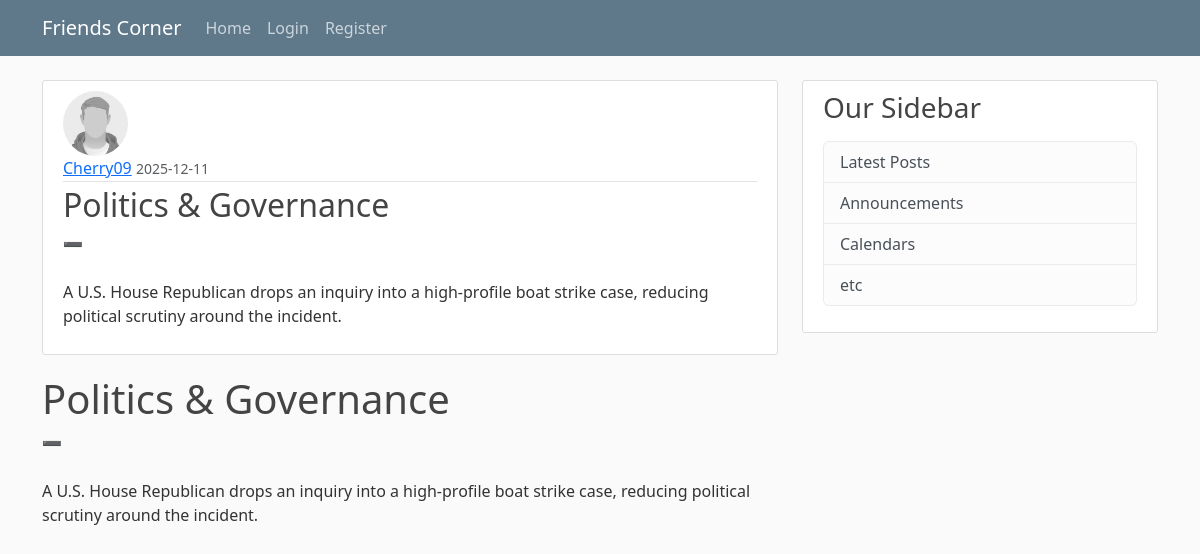
Screenshot of /post/23 with the database file from the repository.
### firstblog/models.py (models this page shows, shortened)
class User(db.Model, UserMixin):
    id = db.Column(db.Integer, primary_key=True)
    username = db.Column(db.String(20), unique=True, nullable=False)
    email = db.Column(db.String(120), unique=True, nullable=False)
    image_file = db.Column(db.String(20), nullable=False, default='default.jpg')
    password = db.Column(db.String(60), nullable=False)
    posts = db.relationship('Post', backref='author', lazy=True)

class Post(db.Model):
    id = db.Column(db.Integer, primary_key=True)
    title = db.Column(db.String(20), nullable=False)
    date_posted = db.Column(db.DateTime, nullable=False, default=datetime.utcnow)
    content = db.Column(db.Text(),nullable=False)
    user_id = db.Column(db.Integer, db.ForeignKey('user.id'),nullable=False)

### firstblog/posts/routes.py (the view)
@posts.route("/post/<int:post_id>")
def post(post_id):
    post = Post.query.get_or_404(post_id)
    return render_template('post.html', title=post.title, post=post)

### firstblog/templates/post.html (shortened to what this page needs)
{% extends "layout.html" %}
{% block content %}
  <article class="media content-section">
    <img class="rounded-circle article-img" src="{{ url_for('static', filename='profile_pics/' + post.author.image_file) }}">
    <div class="media-body">
      <div class="article-metadata">
        <a class="mr-2" href="{{ url_for('users.user_posts', username=post.author.username) }}">{{ post.author.username }}</a>
        <small class="text-muted">{{ post.date_posted.strftime('%Y-%m-%d') }}</small>
      </div>
      <h2 class="article-title">{{ post.title }}</h2>
      <p class="article-content">{{ post.content }}</p>
    </div>
  </article>
  <article class="post">
    <h1>{{ post.title }}</h1>
    <div class="post-body">
        {{ post.content | replace('\n', '<br>') | safe }}
    </div>
  </article>
{% endblock content %}

### firstblog/static/main.css (style rules this page uses)
body { background: #fafafa; color: #333333; margin-top: 5rem; }
h1, h2, h3, h4, h5, h6 { color: #444444; }
.content-section { background: #ffffff; padding: 10px 20px; border: 1px solid #dddddd; border-radius: 3px; margin-bottom: 20px; }
.article-title { color: #444444; }
.article-content { white-space: pre-line; }
.article-img { height: 65px; width: 65px; margin-right: 16px; }
.article-metadata { padding-bottom: 1px; margin-bottom: 4px; border-bottom: 1px solid #e3e3e3 }

### rows the page displays
User: image_file (placeholder picture), author.username "Cherry09"
Post: date_posted "2025-12-11", title "Politics & Governance", content "➖ A U.S. House Republican drops an inquiry into a high-profile boat strike case, reducing political scrutiny around the incident."
